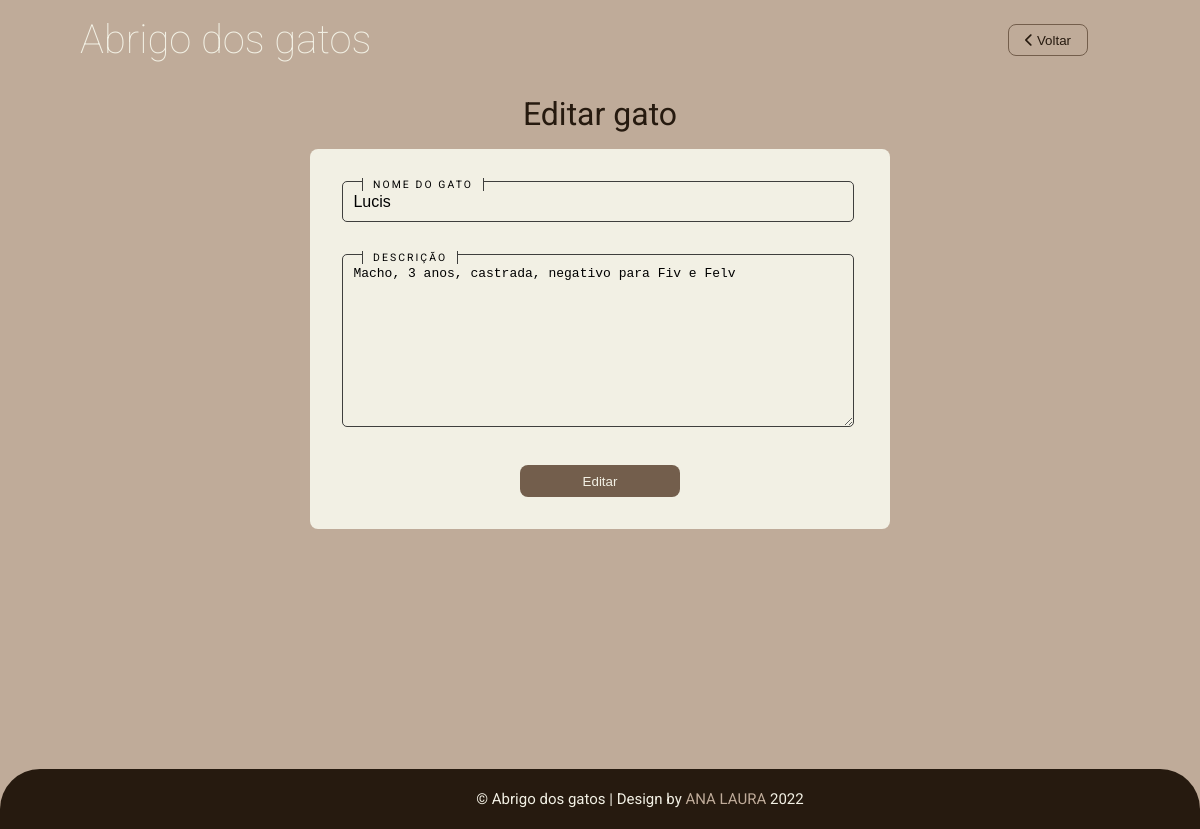
The app's page /admin/editar/gato.php?id=58 (signed in) with its own data.
### tables this page shows
CREATE TABLE IF NOT EXISTS `gato` (
  `id_gato` int(11) NOT NULL AUTO_INCREMENT,
  `nome` varchar(50) NOT NULL,
  `descricao` text NOT NULL,
  `adotado` bit(1) NOT NULL,
  `img` varchar(255) NOT NULL,
  PRIMARY KEY (`id_gato`)
);

### admin/editar/gato.php (the view, shortened to what this page needs)
<?php
    require_once '../../lib/conn.php';
    $id = (int)$_GET['id'];
    $sql = "SELECT * FROM gato WHERE id_gato = :id_gato";
    $stmt = $conn->prepare($sql);
    $stmt->bindValue(":id_gato", $id);
    $stmt->execute();
    $gato = $stmt->fetch(PDO::FETCH_OBJ);
?>
<!DOCTYPE html>
<html lang="pt-br">
<head>
    <link rel="stylesheet" href="../../css/style.css">
    <link rel="stylesheet" href="https://cdnjs.cloudflare.com/ajax/libs/font-awesome/6.1.2/css/all.min.css" />
</head>
<body id="adm">
    <header class="header-adm">
        <span>
            <a href="../../index.php">Abrigo dos gatos</a>
        </span>
        <a href="../painel.php"><button class="sair"><i class="fa-solid fa-chevron-left"></i> Voltar</button></a>
    </header>
    <main class="form-cadastros">
        <span>Editar gato</span>
        <form action="../../function/update/func_editar_gato.php" method="post" enctype="multipart/form-data">
            <div class="campo">
                <input type="text" name="name" id="name" required value="<?= $gato->nome ?>">
                <span>Nome do gato</span>
            </div>
            <div class="campo">
                <textarea name="descricao" id="descricao" cols="30" rows="10" maxlength="100" required><?= $gato->descricao ?></textarea>
                <span>Descrição</span>
            </div>
            <button type="submit">
                Editar
            </button>
        </form>
    </main>
    <footer>
        <div id="baixo">
			<div class="centro">
				<span class="credito">&copy; Abrigo dos gatos |</span>
				<span>Design by <a href="#">ANA LAURA </a>2022</span>
			</div>
		</div>
    </footer>
</body>
</html>

### css/style.css (style rules this page uses)
* { margin: 0; padding: 0; box-sizing: border-box; }
body, html { background-color: var(--secondary); font-family: "Roboto", sans-serif; color: #777; height: 100%; }
header { padding: 1rem 10rem 0 5rem; box-sizing: border-box; display: flex; justify-content: space-between; }
a { text-decoration: none; color: var(--light); }
button { width: 20rem; height: 2rem; margin: auto; margin-top: 1rem; background-color: var(--primary); color: var(--light); font-weight: 300; cursor: pointer; border-radius: 8px; border: none; transition: background-color 1s, color 1s; -webkit-transition: background-color 1s, color 1s; -moz-transition: background-color 1s, color 1s; -ms-transition: background-color 1s, color 1s; -o-transition: background-color 1s, color 1s; }
footer { background-color: var(--dark); color: var(--light); padding: 1rem 0 1rem 5rem; padding-left: 5rem; border-top-left-radius: 40px; border-top-right-radius: 40px; }
form button { width: 80%; margin-top: 2px; }
#baixo .centro { width: 50%; margin: auto; padding: 5px; font-size: 15px; background: var(--dark); text-align: center; }
#baixo .centro span { color: var(--light); }
#baixo .centro a { color: var(--secondary); text-decoration: none; }
@media all and (min-width: 992px) and (max-width: 1399.98px) { header { padding: 0 4rem 0 2rem; } }

### css/variable.css (style rules this page uses)
:root { --light: #F2F0E4; --dark: #261A0F; --primary: #735E4C; --secondary: #BFAB99; }

### css/main.css (style rules this page uses)
.campo { position: relative; width: 20em; margin-bottom: 1.5em; }
.campo input, .campo textarea, .campo select { width: 32rem; padding: 0.65rem; border: 0.5px solid rgba(32, 32, 32, 0.851); border-radius: 5px; outline: none; background-color: transparent; color: black; font-size: 1em; transition: 0.5s; }
.campo span { position: absolute; left: 10px; top: 12px; pointer-events: none; font-size: 1em; text-transform: uppercase; color: rgba(32, 32, 32, 0.851); transition: 0.5s; }
.campo input:valid ~ span, .campo input:focus ~ span, .campo textarea:valid ~ span, .campo textarea:focus ~ span, .campo select:valid ~ span, .campo select:focus ~ span { color: black; font-size: 0.65em; padding: 0 10px; background: var(--light); border-left: 1px solid rgba(32, 32, 32, 0.851); border-right: 1px solid rgba(32, 32, 32, 0.851); letter-spacing: 0.2em; -webkit-transform: translateX(10px) translateY(-15px); transform: translateX(10px) translateY(-15px); -moz-transform: translateX(10px) translateY(-15px); -ms-transform: translateX(10px) translateY(-15px); -o-transform: translateX(10px) translateY(-15px); }

### css/adm.css (style rules this page uses)
#adm { background-color: var(--secondary); display: flex; flex-direction: column; min-height: 100vh; }
#adm header { display: flex; justify-content: center; padding: 1rem; color: var(--light); font-weight: 100; font-size: 3.5rem; }
#adm main { margin: auto; width: 580px; display: flex; justify-content: center; align-items: center; flex-direction: column; }
#adm main>span { color: var(--dark); font-size: 2rem; padding: 1rem; }
#adm main.form-cadastros { margin-bottom: 15rem; }
#adm form { display: block; margin: auto; padding: 2rem; background-color: var(--light); display: flex; flex-direction: column; gap: 0.5rem; width: 100%; border-radius: 8px; }
#adm button { width: 10rem; }
.header-adm span { font-size: 2.5rem; }
#adm .header-adm { padding: 1rem 5rem ; display: flex; flex-direction: row; justify-content: space-between; align-content: center; }
#adm .header-adm .sair { float: right; margin: 0.5rem 2rem 0 0; border: 1px solid var(--primary); background-color: transparent; color: var(--dark); width: 5rem; }

### records on screen
gato: name "Lucis", descricao "Macho, 3 anos, castrada, negativo para Fiv e Felv"
